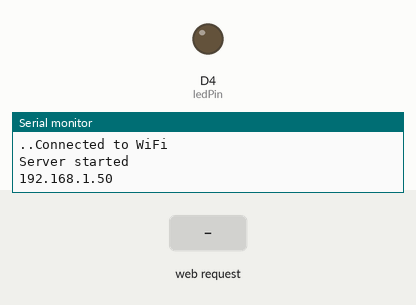
Bench run of a sketch on a simulated ESP8266 (NodeMCU). On the bench: output pins drawn as LEDs (lit = HIGH), the last lines printed to the serial monitor. The inputs (shaded band) are chosen by the test bench. WiFi joins after 1.5 s; servers stay silent unless stated.

Above: at 3.2 s.
3.3 s: HTTP request GET /LED=OFF received
At 3.7 s:
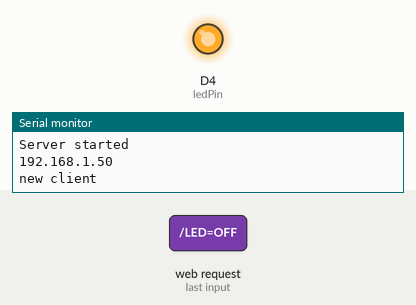
4.8 s: HTTP request GET /LED=ON received
At 6.1 s:
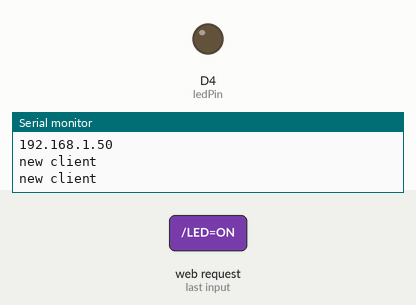
Timing chart, 0 to 7.8 s (numbered marks = the images above; inputs shaded):
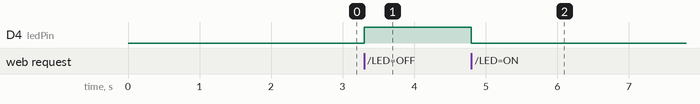

Measured:
- after the input at 3.3 s, D4 (ledPin): LOW → HIGH at once
- after the input at 4.8 s, D4 (ledPin): HIGH → LOW at once

The sketch:

iotproject_2.ino
```cpp
#include <ESP8266WiFi.h>

const char* ssid = "tinamotrah";
const char* password = "1234567890";

WiFiServer server(80);

int ledPin = D4;
bool ledStatus = false;

void setup() {
  Serial.begin(115200);
  pinMode(ledPin, OUTPUT);
  digitalWrite(ledPin, LOW);

  WiFi.begin(ssid, password);

  Serial.println("Connecting to WiFi...");
  while (WiFi.status() != WL_CONNECTED) {
    delay(1000);
    Serial.print(".");
  }

  Serial.println("Connected to WiFi");

  server.begin();
  Serial.println("Server started");
  Serial.println(WiFi.localIP());
}
void loop()
{
  WiFiClient client = server.available();
  if(!client)
    return;
  Serial.println("new client");
  while(!client.available()){
    delay(1);
    }
  String request = client.readStringUntil('\r');
  client.flush();

  if (request.indexOf("/LED=ON") != -1) {
    ledStatus = true;
      digitalWrite(ledPin, LOW);
    }
  else if (request.indexOf("/LED=OFF") != -1) {
    ledStatus = false;
    digitalWrite(ledPin, HIGH);
    }
  client.println("<!DOCTYPE HTML>");
  client.println("<html>");
  client.println("<body>");
  client.print("Led pin is now: ");
  if(ledStatus == true) {
    client.print("On");
  } else {
    client.print("Off");
  }
  client.println("<br><br>");
  String html ="<h1>ESP8266 LED Control</h1>";
  html += "<form method='get' action='/'>";
  html += "<input type='submit' name='LED' value='ON'>";
  html += "<input type='submit' name='LED' value='OFF'>";
  html += "</form>";
  html += "</body></html>";
  client.print(html);
  client.println();
  client.println("Connection: close");
  client.println();
}
```
